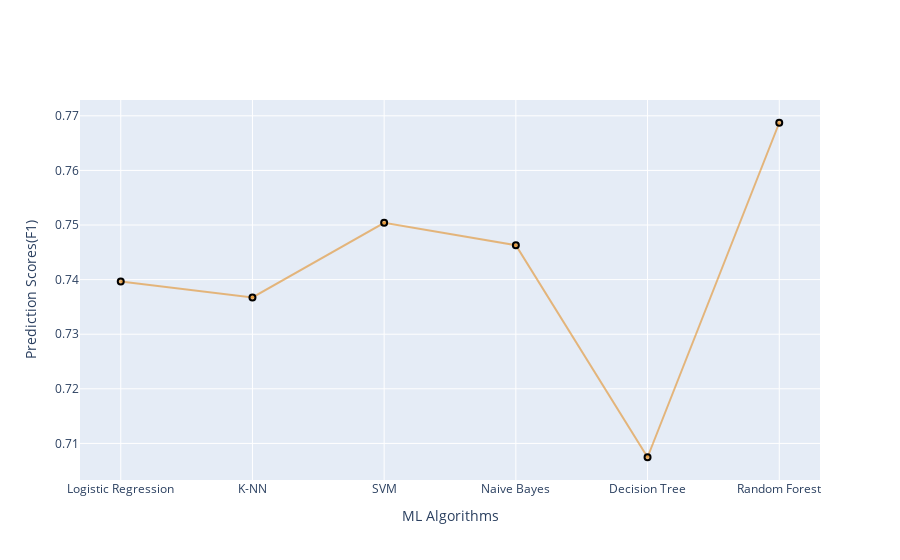

Source (notebook cell):
### Code cell
#Scatter Plot For Comparasion of ML Algorithms Prediciton Scores (F1)
scoresf1=[LRf1,KNNf1,SVMf1,NBf1,DTf1,RFf1]
#create traces

trace1 = go.Scatter(
    x = AlgorthmsName,
    y= scoresf1,
    name='Algortms Name',
    marker =dict(color='rgba(225,126,0,0.5)',
               line =dict(color='rgb(0,0,0)',width=2)),
                text=AlgorthmsName
)
data = [trace1]

layout = go.Layout(barmode = "group", 
                  xaxis= dict(title= 'ML Algorithms',ticklen= 5,zeroline= False),
              yaxis= dict(title= 'Prediction Scores(F1)',ticklen= 5,zeroline= False))
fig = go.Figure(data = data, layout = layout)
iplot(fig)

### Figure 1 — Plotly figure (JSON) as saved in the notebook; plotly's stock layout.template omitted (floating-point values rounded to 4 significant figures)
{"data": [{"marker": {"color": "rgba(225,126,0,0.5)", "line": {"color": "rgb(0,0,0)", "width": 2}}, "name": "Algortms Name", "text": ["Logistic Regression", "K-NN", "SVM", "Naive Bayes", "Decision Tree", "Random Forest", "Artificial Neural Network"], "type": "scatter", "x": ["Logistic Regression", "K-NN", "SVM", "Naive Bayes", "Decision Tree", "Random Forest", "Artificial Neural Network"], "y": [0.7396, 0.7367, 0.7504, 0.7463, 0.7075, 0.7687]}], "layout": {"barmode": "group", "xaxis": {"ticklen": 5, "title": {"text": "ML Algorithms"}, "zeroline": false}, "yaxis": {"ticklen": 5, "title": {"text": "Prediction Scores(F1)"}, "zeroline": false}}}
